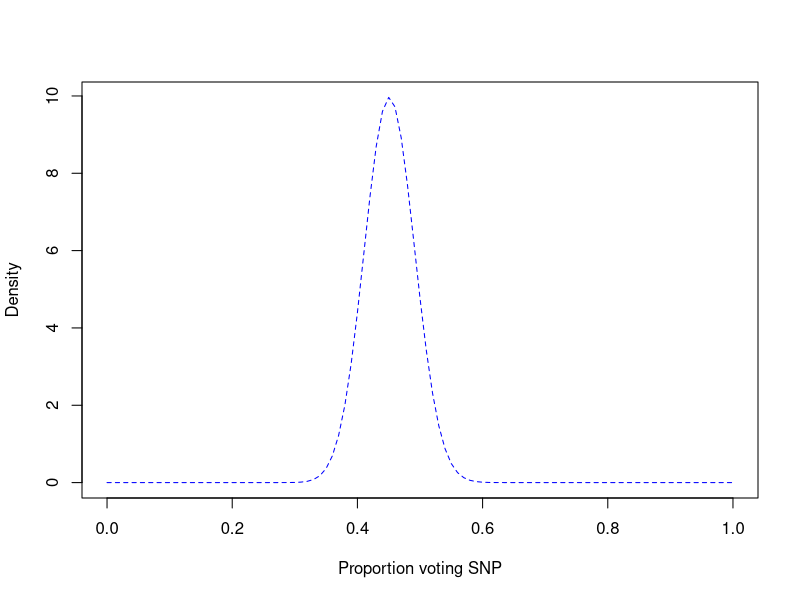
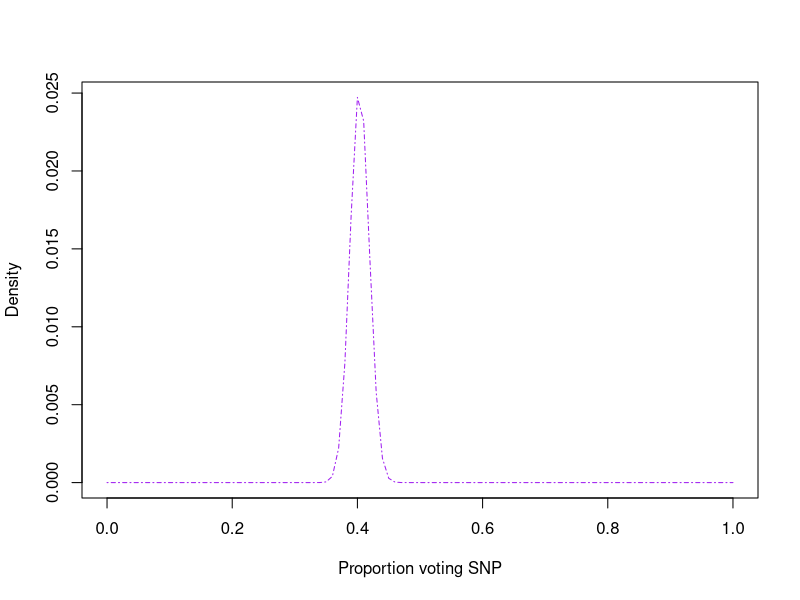
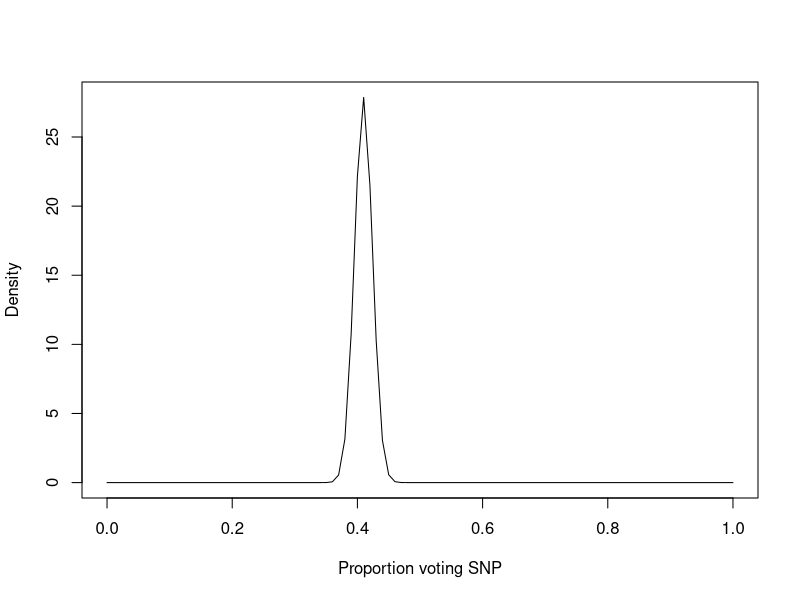
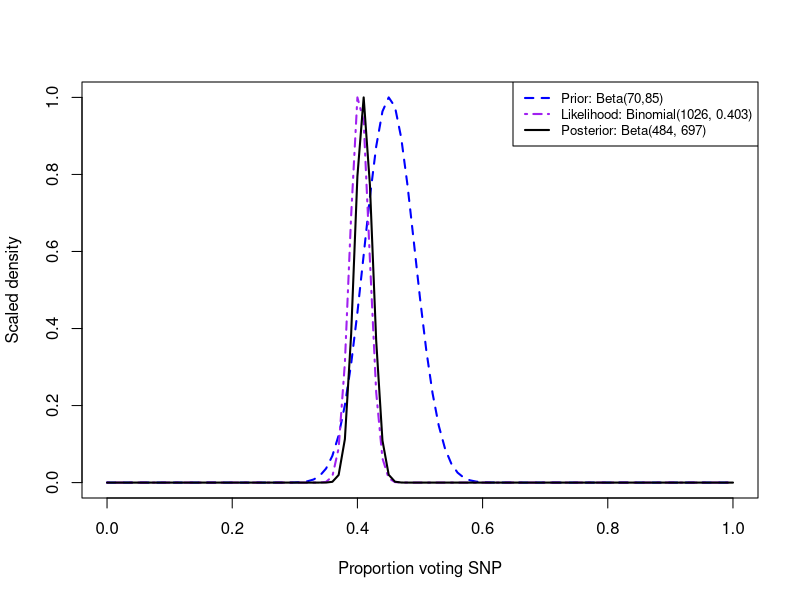
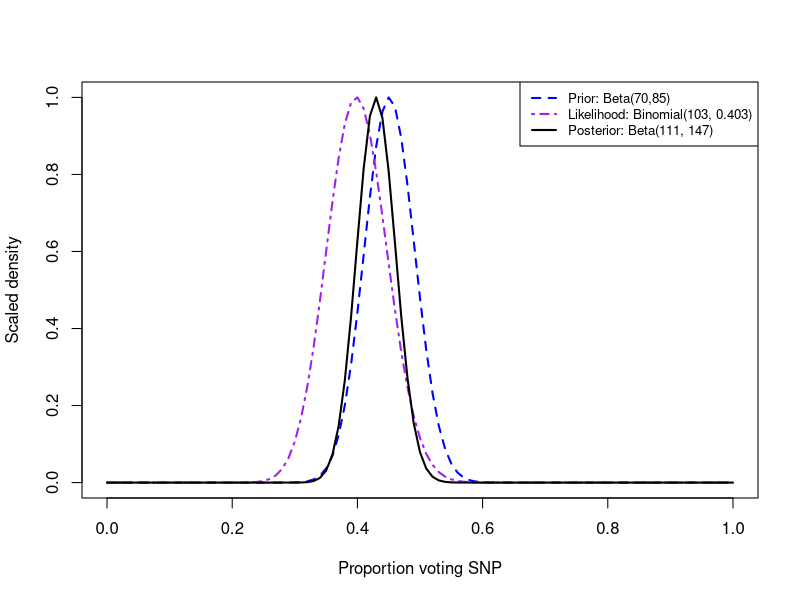
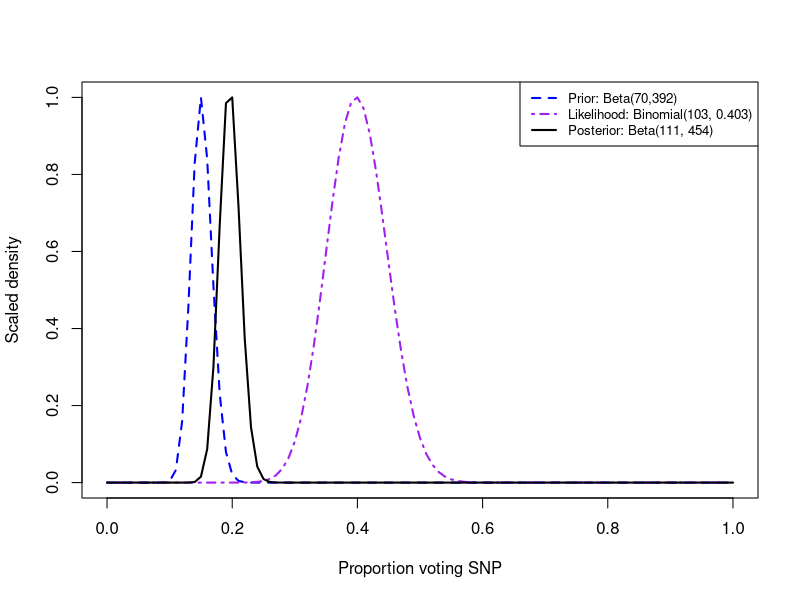

Reproduce these figures in R, in order.
x.range<-seq(0,1,0.01)

a<-70

calc.b<-function(a, mode){
  b<-2-a+(a-1)/mode
  print(b)
}

calc.b(a=70, mode=0.45)

b<-85
prior<-dbeta(x.range, a, b)
plot(x.range, prior, xlab="Proportion voting SNP", type="l",
     ylab="Density", col="blue", lty=2)





n<-1026
s<-414

likelihood<-dbinom(s, n, x.range) 
plot(x.range, likelihood, xlab="Proportion voting SNP", type="l",
     ylab="Density", col="purple", lty=4)


posterior<-dbeta(x.range,a+s,b+n-s)
plot(x.range, posterior, xlab="Proportion voting SNP", type="l", 
     ylab="Density", col="black", lty=1)



plot(x.range, prior/max(prior), xlab="Proportion voting SNP", 
     type="l", ylab="Scaled density", lwd=2, col="blue", lty=2)
lines(x.range,likelihood/max(likelihood), lwd=2, col="purple", lty=4)
lines(x.range,posterior/max(posterior), lwd=2, col="black", lty=1)
legend("topright", c("Prior: Beta(70,85)", 
                     "Likelihood: Binomial(1026, 0.403)",
                     "Posterior: Beta(484, 697)"), 
       col=c("blue", "purple", "black"), lty=c(2,4,1), cex=0.8, lwd=2)

crI.lower<-qbeta(0.025,a+s,b+n-s)
crI.upper<-qbeta(0.975, a+s,b+n-s)
median<-qbeta(0.5, a+s,b+n-s)

#####
#recreating the results with a smaller sample size

n<-103
s<-41
a<-70
b<-85

prior<-dbeta(x.range, a, b) 
likelihood<-dbinom(s, n, x.range) 
posterior<-dbeta(x.range,a+s,b+n-s)

plot(x.range, prior/max(prior), xlab="Proportion voting SNP", 
     type="l", ylab="Scaled density", lwd=2, col="blue", lty=2)
lines(x.range,likelihood/max(likelihood), lwd=2, col="purple", lty=4)
lines(x.range,posterior/max(posterior), lwd=2, col="black", lty=1)
legend("topright", c("Prior: Beta(70,85)", 
                     "Likelihood: Binomial(103, 0.403)",
                     "Posterior: Beta(111, 147)"), 
       col=c("blue", "purple", "black"), lty=c(2,4,1), cex=0.8, lwd=2)
       
##smaller sample size with different prior belief       
a<-70
calc.b(a=70, mode=0.15)
b<-392
n<-103
s<-41

prior<-dbeta(x.range, a, b)       
likelihood<-dbinom(s, n, x.range) 
posterior<-dbeta(x.range,a+s,b+n-s)


plot(x.range, prior/max(prior), xlab="Proportion voting SNP", 
     type="l", ylab="Scaled density", lwd=2, col="blue", lty=2)
lines(x.range,likelihood/max(likelihood), lwd=2, col="purple", lty=4)
lines(x.range,posterior/max(posterior), lwd=2, col="black", lty=1)
legend("topright", c("Prior: Beta(70,392)", 
                     "Likelihood: Binomial(103, 0.403)",
                     "Posterior: Beta(111, 454)"), 
       col=c("blue", "purple", "black"), lty=c(2,4,1), cex=0.8, lwd=2)
